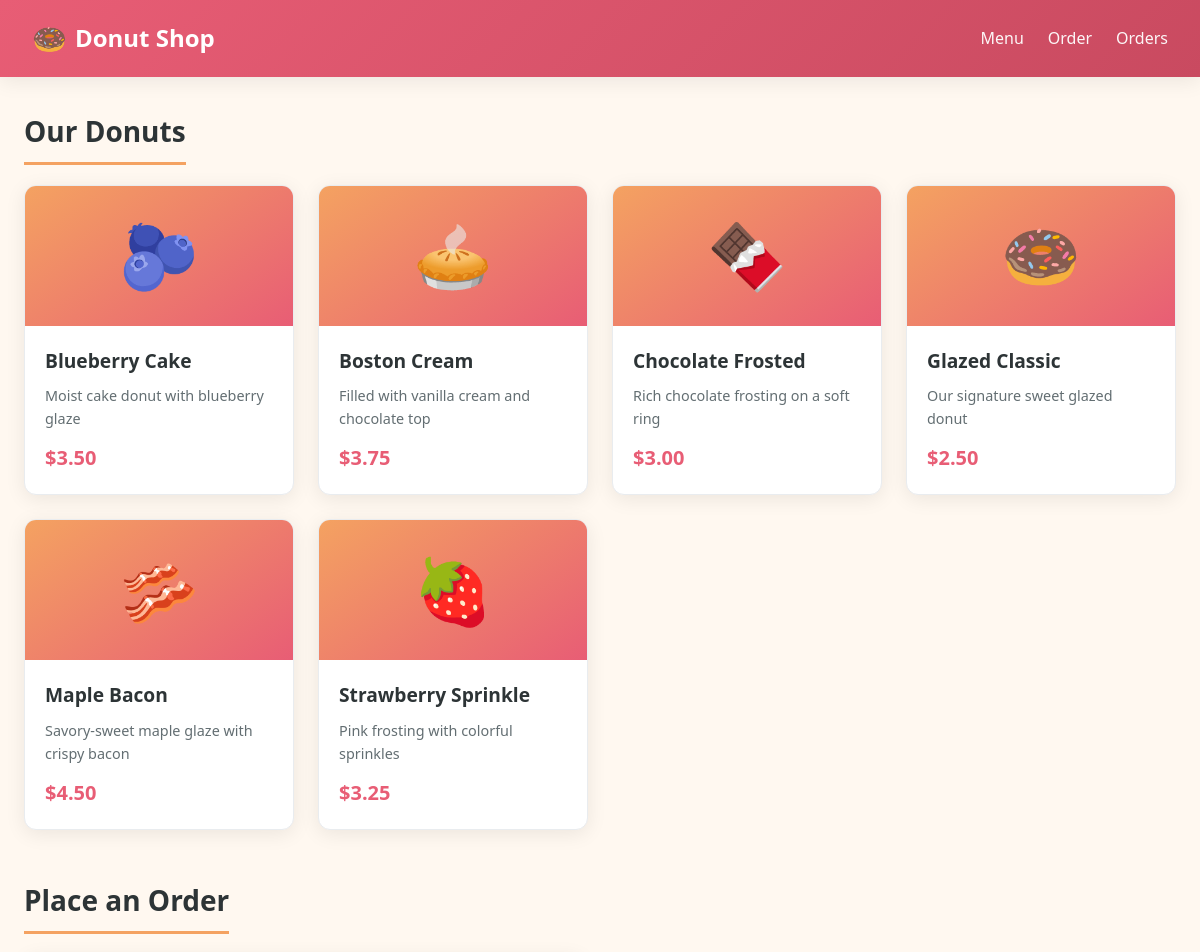
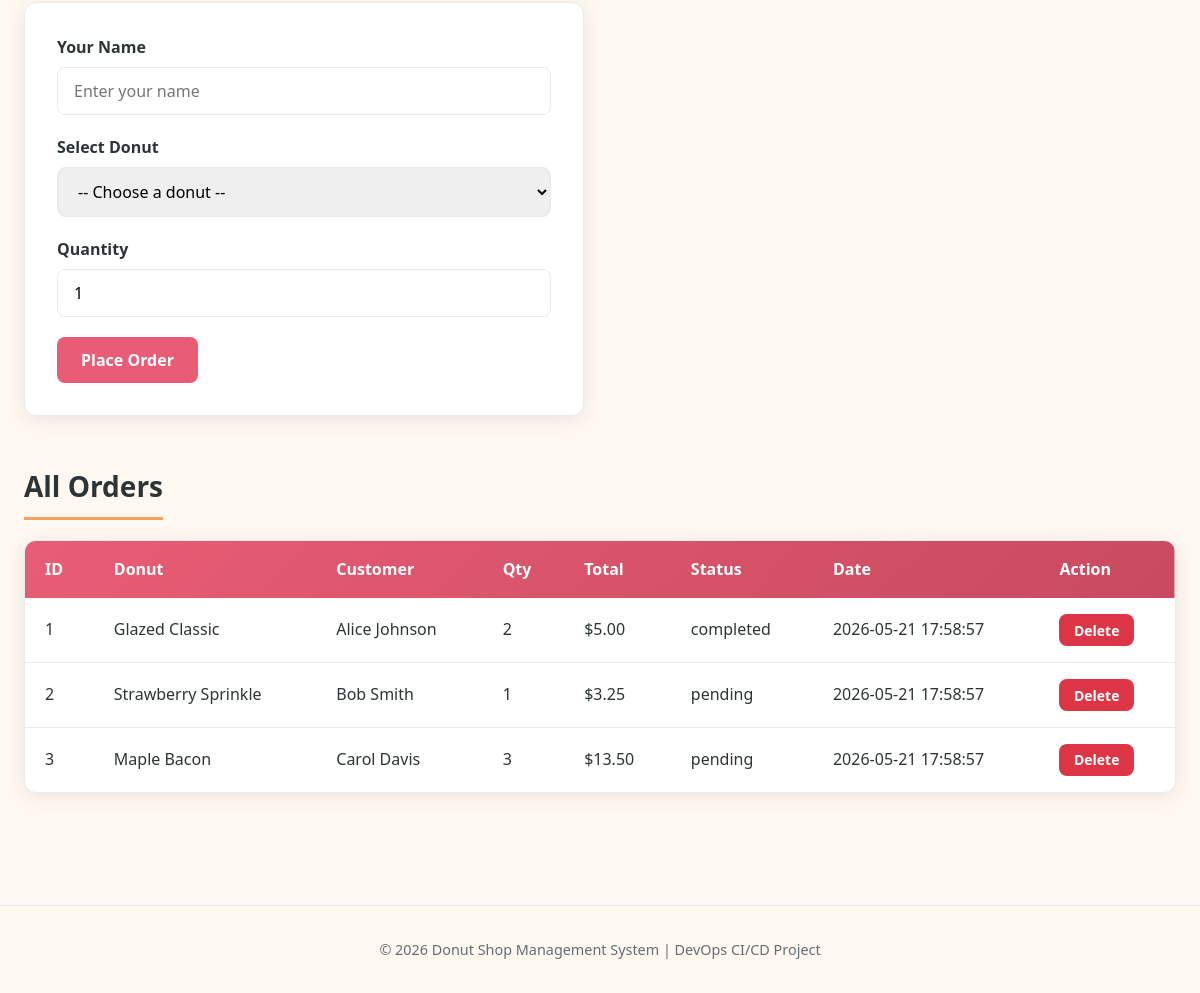
The page / on the database its author committed (2 pictures, top to bottom).
### tables this page shows
CREATE TABLE IF NOT EXISTS products (
    id INT AUTO_INCREMENT PRIMARY KEY,
    name VARCHAR(100) NOT NULL,
    description VARCHAR(255) NOT NULL,
    price DECIMAL(10, 2) NOT NULL,
    emoji VARCHAR(10) DEFAULT '🍩',
    created_at TIMESTAMP DEFAULT CURRENT_TIMESTAMP
);

CREATE TABLE IF NOT EXISTS orders (
    id INT AUTO_INCREMENT PRIMARY KEY,
    product_id INT NOT NULL,
    product_name VARCHAR(100) NOT NULL,
    customer_name VARCHAR(100) NOT NULL,
    quantity INT NOT NULL DEFAULT 1,
    total_price DECIMAL(10, 2) NOT NULL,
    status VARCHAR(50) NOT NULL DEFAULT 'pending',
    created_at TIMESTAMP DEFAULT CURRENT_TIMESTAMP,
    FOREIGN KEY (product_id) REFERENCES products(id) ON DELETE CASCADE
);

### index.php (the view, shortened to what this page needs)
<?php
require_once __DIR__ . '/db.php';
$products = [];
$productResult = $conn->query('SELECT id, name, description, price, emoji FROM products ORDER BY name');
if ($productResult) {
    while ($row = $productResult->fetch_assoc()) {
        $products[] = $row;
    }
}
$orders = [];
$orderResult = $conn->query(
    'SELECT id, product_name, customer_name, quantity, total_price, status, created_at
     FROM orders ORDER BY created_at DESC'
);
if ($orderResult) {
    while ($row = $orderResult->fetch_assoc()) {
        $orders[] = $row;
    }
}
?>
<!DOCTYPE html>
<html lang="en">
<head>
    <link rel="stylesheet" href="style.css">
</head>
<body>
    <nav class="navbar">
        <div class="navbar-brand">
            <span>🍩</span> Donut Shop
        </div>
        <ul class="navbar-links">
            <li><a href="#menu">Menu</a></li>
            <li><a href="#order">Order</a></li>
            <li><a href="#orders">Orders</a></li>
        </ul>
    </nav>
    <main class="container">
        <section id="menu" class="section">
            <h2 class="section-title">Our Donuts</h2>
            <div class="products-grid">
                <?php if (empty($products)): ?>
                    <p class="empty-state">No products available. Please ensure the database is initialized.</p>
                <?php else: ?>
                    <?php foreach ($products as $product): ?>
                        <article class="card">
                            <div class="card-image"><?= htmlspecialchars($product['emoji'] ?? '🍩') ?></div>
                            <div class="card-body">
                                <h3 class="card-title"><?= htmlspecialchars($product['name']) ?></h3>
                                <p class="card-description"><?= htmlspecialchars($product['description']) ?></p>
                                <p class="card-price">$<?= number_format((float) $product['price'], 2) ?></p>
                            </div>
                        </article>
                    <?php endforeach; ?>
                <?php endif; ?>
            </div>
        </section>
        <section id="order" class="section">
            <h2 class="section-title">Place an Order</h2>
            <div class="form-card">
                <form method="POST" action="#order">
                    <div class="form-group">
                        <label for="customer_name">Your Name</label>
                        <input type="text" id="customer_name" name="customer_name" required
                               placeholder="Enter your name" maxlength="100">
                    </div>
                    <div class="form-group">
                        <label for="product_id">Select Donut</label>
                        <select id="product_id" name="product_id" required>
                            <option value="">-- Choose a donut --</option>
                        </select>
                    </div>
                    <div class="form-group">
                        <label for="quantity">Quantity</label>
                        <input type="number" id="quantity" name="quantity" min="1" max="99" value="1" required>
                    </div>
                    <button type="submit" class="btn btn-primary">Place Order</button>
                </form>
            </div>
        </section>
        <section id="orders" class="section">
            <h2 class="section-title">All Orders</h2>
            <div class="table-wrapper">
                <?php if (empty($orders)): ?>
                    <p class="empty-state">No orders yet. Be the first to order a donut!</p>
                <?php else: ?>
                    <table>
                        <thead>
                            <tr>
                                <th>ID</th>
                                <th>Donut</th>
                                <th>Customer</th>
                                <th>Qty</th>
                                <th>Total</th>
                                <th>Status</th>
                                <th>Date</th>
                                <th>Action</th>
                            </tr>
                        </thead>
                        <tbody>
                            <?php foreach ($orders as $order): ?>
                                <tr>
                                    <td><?= (int) $order['id'] ?></td>
                                    <td><?= htmlspecialchars($order['product_name']) ?></td>
                                    <td><?= htmlspecialchars($order['customer_name']) ?></td>
                                    <td><?= (int) $order['quantity'] ?></td>
                                    <td>$<?= number_format((float) $order['total_price'], 2) ?></td>
                                    <td><?= htmlspecialchars($order['status']) ?></td>
                                    <td><?= htmlspecialchars($order['created_at']) ?></td>
                                    <td>
                                        <form method="POST" style="display:inline;"
                                              onsubmit="return confirm('Delete this order?');">
                                            <button type="submit" class="btn btn-danger">Delete</button>
                                        </form>
                                    </td>
                                </tr>
                            <?php endforeach; ?>
                        </tbody>
                    </table>
                <?php endif; ?>
            </div>
        </section>
    </main>
    <footer class="footer">
        <p>&copy; <?= date('Y') ?> Donut Shop Management System | DevOps CI/CD Project</p>
    </footer>
</body>
</html>

### style.css (style rules this page uses)
:root { --primary: #e85d75; --primary-dark: #c94a60; --secondary: #f4a261; --accent: #2a9d8f; --bg: #fff8f0; --card-bg: #ffffff; --text: #2d3436; --text-muted: #636e72; --border: #e9ecef; --shadow: 0 4px 20px rgba(0, 0, 0, 0.08); --radius: 12px; --font: 'Segoe UI', system-ui, -apple-system, sans-serif; }
* { box-sizing: border-box; margin: 0; padding: 0; }
body { font-family: var(--font); background: var(--bg); color: var(--text); line-height: 1.6; min-height: 100vh; }
.navbar { background: linear-gradient(135deg, var(--primary) 0%, var(--primary-dark) 100%); color: white; padding: 1rem 2rem; display: flex; justify-content: space-between; align-items: center; box-shadow: var(--shadow); position: sticky; top: 0; z-index: 100; }
.navbar-brand { font-size: 1.5rem; font-weight: 700; display: flex; align-items: center; gap: 0.5rem; }
.navbar-brand span { font-size: 1.75rem; }
.navbar-links { display: flex; gap: 1.5rem; list-style: none; }
.navbar-links a { color: rgba(255, 255, 255, 0.95); text-decoration: none; font-weight: 500; transition: opacity 0.2s; }
.container { max-width: 1200px; margin: 0 auto; padding: 2rem 1.5rem; }
.section { margin-bottom: 3rem; }
.section-title { font-size: 1.75rem; margin-bottom: 1.25rem; color: var(--text); border-bottom: 3px solid var(--secondary); padding-bottom: 0.5rem; display: inline-block; }
.products-grid { display: grid; grid-template-columns: repeat(auto-fill, minmax(260px, 1fr)); gap: 1.5rem; }
.card { background: var(--card-bg); border-radius: var(--radius); box-shadow: var(--shadow); overflow: hidden; transition: transform 0.2s, box-shadow 0.2s; border: 1px solid var(--border); }
.card-image { height: 140px; background: linear-gradient(145deg, var(--secondary), var(--primary)); display: flex; align-items: center; justify-content: center; font-size: 4rem; }
.card-body { padding: 1.25rem; }
.card-title { font-size: 1.2rem; margin-bottom: 0.5rem; }
.card-description { color: var(--text-muted); font-size: 0.9rem; margin-bottom: 0.75rem; }
.card-price { font-size: 1.25rem; font-weight: 700; color: var(--primary); }
.form-card { background: var(--card-bg); padding: 2rem; border-radius: var(--radius); box-shadow: var(--shadow); max-width: 560px; border: 1px solid var(--border); }
.form-group { margin-bottom: 1.25rem; }
.form-group label { display: block; margin-bottom: 0.4rem; font-weight: 600; color: var(--text); }
.form-group input, .form-group select, .form-group textarea { width: 100%; padding: 0.75rem 1rem; border: 1px solid var(--border); border-radius: 8px; font-size: 1rem; font-family: inherit; transition: border-color 0.2s; }
.btn { display: inline-block; padding: 0.75rem 1.5rem; font-size: 1rem; font-weight: 600; border: none; border-radius: 8px; cursor: pointer; text-decoration: none; transition: background 0.2s, transform 0.1s; font-family: inherit; }
.btn-primary { background: var(--primary); color: white; }
.btn-danger { background: #dc3545; color: white; padding: 0.4rem 0.9rem; font-size: 0.875rem; }
.table-wrapper { overflow-x: auto; background: var(--card-bg); border-radius: var(--radius); box-shadow: var(--shadow); border: 1px solid var(--border); }
table { width: 100%; border-collapse: collapse; }
thead { background: linear-gradient(135deg, var(--primary) 0%, var(--primary-dark) 100%); color: white; }
th, td { padding: 1rem 1.25rem; text-align: left; }
tbody tr { border-bottom: 1px solid var(--border); }
tbody tr:last-child { border-bottom: none; }
.footer { text-align: center; padding: 2rem; color: var(--text-muted); font-size: 0.9rem; border-top: 1px solid var(--border); margin-top: 2rem; }

### rows shown on the page
products: emoji "🫐", name "Blueberry Cake", description "Moist cake donut with blueberry glaze", price "3.50"
products: emoji "🥧", name "Boston Cream", description "Filled with vanilla cream and chocolate top", price "3.75"
products: emoji "🍫", name "Chocolate Frosted", description "Rich chocolate frosting on a soft ring", price "3.00"
products: emoji "🍩", name "Glazed Classic", description "Our signature sweet glazed donut", price "2.50"
products: emoji "🥓", name "Maple Bacon", description "Savory-sweet maple glaze with crispy bacon", price "4.50"
products: emoji "🍓", name "Strawberry Sprinkle", description "Pink frosting with colorful sprinkles", price "3.25"
orders: id "1", product_name "Glazed Classic", customer_name "Alice Johnson", quantity "2", total_price "5.00", status "completed", created_at "2026-05-21 17:58:57"
orders: id "2", product_name "Strawberry Sprinkle", customer_name "Bob Smith", quantity "1", total_price "3.25", status "pending", created_at "2026-05-21 17:58:57"
orders: id "3", product_name "Maple Bacon", customer_name "Carol Davis", quantity "3", total_price "13.50", status "pending", created_at "2026-05-21 17:58:57"
